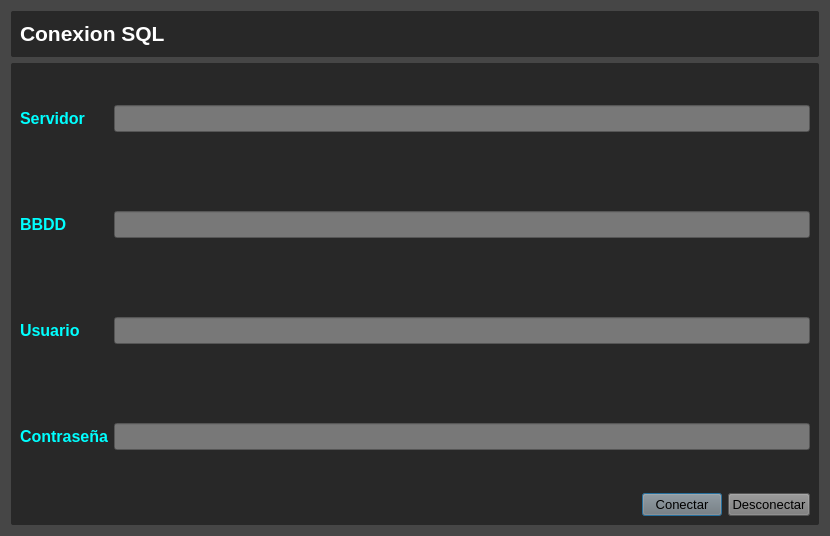
<?xml version="1.0" encoding="UTF-8"?>
<ui version="4.0">
 <class>cp</class>
 <widget class="QDialog" name="cp">
  <property name="geometry">
   <rect>
    <x>0</x>
    <y>0</y>
    <width>830</width>
    <height>536</height>
   </rect>
  </property>
  <property name="windowTitle">
   <string>Dialog</string>
  </property>
  <property name="styleSheet">
   <string notr="true">*{
	
	background-color: rgb(120, 120, 120);
}
.QWidget{
	
	background-color: rgb(40, 40, 40);
	border-radius: 2;

}
.QLabel{
	background-color: rgb(40, 40, 40);
	font: bold;
}
QWidget#cp{
	
	background-color: rgb(70, 70, 70);
}

QPushButton#conectarSql:hover{
background-color: orange;
}

QPushButton#desconectarSql:hover{
background-color: orange;
}</string>
  </property>
  <layout class="QVBoxLayout" name="verticalLayout_2" stretch="1,10">
   <item>
    <widget class="QWidget" name="widget_2" native="true">
     <layout class="QGridLayout" name="gridLayout_2">
      <item row="0" column="0">
       <widget class="QLabel" name="label_5">
        <property name="text">
         <string>&lt;html&gt;&lt;head/&gt;&lt;body&gt;&lt;p&gt;&lt;span style=&quot; font-size:16pt; color:#ffffff;&quot;&gt;Conexion SQL&lt;/span&gt;&lt;/p&gt;&lt;/body&gt;&lt;/html&gt;</string>
        </property>
       </widget>
      </item>
     </layout>
    </widget>
   </item>
   <item>
    <widget class="QWidget" name="widget" native="true">
     <layout class="QVBoxLayout" name="verticalLayout" stretch="30,1">
      <item>
       <layout class="QGridLayout" name="gridLayout">
        <item row="0" column="0">
         <widget class="QLabel" name="label">
          <property name="text">
           <string>&lt;html&gt;&lt;head/&gt;&lt;body&gt;&lt;p&gt;&lt;span style=&quot; font-size:12pt; color:#00ffff;&quot;&gt;Servidor&lt;/span&gt;&lt;/p&gt;&lt;/body&gt;&lt;/html&gt;</string>
          </property>
         </widget>
        </item>
        <item row="0" column="1">
         <widget class="QLineEdit" name="server">
          <property name="sizePolicy">
           <sizepolicy hsizetype="Expanding" vsizetype="Fixed">
            <horstretch>0</horstretch>
            <verstretch>0</verstretch>
           </sizepolicy>
          </property>
          <property name="font">
           <font>
            <pointsize>12</pointsize>
           </font>
          </property>
          <property name="text">
           <string/>
          </property>
         </widget>
        </item>
        <item row="1" column="1">
         <spacer name="verticalSpacer">
          <property name="orientation">
           <enum>Qt::Vertical</enum>
          </property>
          <property name="sizeType">
           <enum>QSizePolicy::Minimum</enum>
          </property>
          <property name="sizeHint" stdset="0">
           <size>
            <width>20</width>
            <height>40</height>
           </size>
          </property>
         </spacer>
        </item>
        <item row="2" column="0">
         <widget class="QLabel" name="label_2">
          <property name="text">
           <string>&lt;html&gt;&lt;head/&gt;&lt;body&gt;&lt;p&gt;&lt;span style=&quot; font-size:12pt; color:#00ffff;&quot;&gt;BBDD&lt;/span&gt;&lt;/p&gt;&lt;/body&gt;&lt;/html&gt;</string>
          </property>
         </widget>
        </item>
        <item row="2" column="1">
         <widget class="QLineEdit" name="bbdd">
          <property name="font">
           <font>
            <pointsize>12</pointsize>
           </font>
          </property>
         </widget>
        </item>
        <item row="3" column="1">
         <spacer name="verticalSpacer_2">
          <property name="orientation">
           <enum>Qt::Vertical</enum>
          </property>
          <property name="sizeType">
           <enum>QSizePolicy::Minimum</enum>
          </property>
          <property name="sizeHint" stdset="0">
           <size>
            <width>20</width>
            <height>40</height>
           </size>
          </property>
         </spacer>
        </item>
        <item row="4" column="0">
         <widget class="QLabel" name="label_3">
          <property name="text">
           <string>&lt;html&gt;&lt;head/&gt;&lt;body&gt;&lt;p&gt;&lt;span style=&quot; font-size:12pt; color:#00ffff;&quot;&gt;Usuario&lt;/span&gt;&lt;/p&gt;&lt;/body&gt;&lt;/html&gt;</string>
          </property>
         </widget>
        </item>
        <item row="4" column="1">
         <widget class="QLineEdit" name="user">
          <property name="font">
           <font>
            <pointsize>12</pointsize>
           </font>
          </property>
         </widget>
        </item>
        <item row="5" column="1">
         <spacer name="verticalSpacer_3">
          <property name="orientation">
           <enum>Qt::Vertical</enum>
          </property>
          <property name="sizeType">
           <enum>QSizePolicy::Minimum</enum>
          </property>
          <property name="sizeHint" stdset="0">
           <size>
            <width>20</width>
            <height>40</height>
           </size>
          </property>
         </spacer>
        </item>
        <item row="6" column="0">
         <widget class="QLabel" name="label_4">
          <property name="text">
           <string>&lt;html&gt;&lt;head/&gt;&lt;body&gt;&lt;p&gt;&lt;span style=&quot; font-size:12pt; color:#00ffff;&quot;&gt;Contraseña&lt;/span&gt;&lt;/p&gt;&lt;/body&gt;&lt;/html&gt;</string>
          </property>
         </widget>
        </item>
        <item row="6" column="1">
         <widget class="QLineEdit" name="pass">
          <property name="font">
           <font>
            <pointsize>12</pointsize>
           </font>
          </property>
         </widget>
        </item>
       </layout>
      </item>
      <item>
       <layout class="QHBoxLayout" name="horizontalLayout">
        <item>
         <spacer name="horizontalSpacer">
          <property name="orientation">
           <enum>Qt::Horizontal</enum>
          </property>
          <property name="sizeHint" stdset="0">
           <size>
            <width>40</width>
            <height>20</height>
           </size>
          </property>
         </spacer>
        </item>
        <item>
         <widget class="QPushButton" name="conectarSql">
          <property name="font">
           <font>
            <pointsize>10</pointsize>
           </font>
          </property>
          <property name="text">
           <string>Conectar</string>
          </property>
         </widget>
        </item>
        <item>
         <widget class="QPushButton" name="desconectarSql">
          <property name="font">
           <font>
            <pointsize>10</pointsize>
           </font>
          </property>
          <property name="text">
           <string>Desconectar</string>
          </property>
         </widget>
        </item>
       </layout>
      </item>
     </layout>
    </widget>
   </item>
  </layout>
 </widget>
 <resources/>
 <connections/>
</ui>
